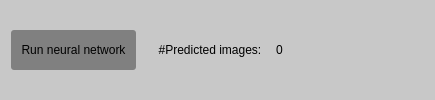
                   <widget class="QFrame" name="frame_32">
                    <property name="styleSheet">
                     <string notr="true">background-color: rgb(200,200,200);
border:none; 
border-radius:3px;</string>
                    </property>
                    <property name="frameShape">
                     <enum>QFrame::NoFrame</enum>
                    </property>
                    <property name="frameShadow">
                     <enum>QFrame::Raised</enum>
                    </property>
                    <layout class="QGridLayout" name="gridLayout_12">
                     <item row="0" column="1">
                      <widget class="QLabel" name="label_img_prefix_4">
                       <property name="styleSheet">
                        <string notr="true"/>
                       </property>
                       <property name="text">
                        <string>     #Predicted images:  </string>
                       </property>
                      </widget>
                     </item>
                     <item row="0" column="0">
                      <widget class="QPushButton" name="pushButton_17">
                       <property name="sizePolicy">
                        <sizepolicy hsizetype="Preferred" vsizetype="Fixed">
                         <horstretch>0</horstretch>
                         <verstretch>0</verstretch>
                        </sizepolicy>
                       </property>
                       <property name="minimumSize">
                        <size>
                         <width>0</width>
                         <height>40</height>
                        </size>
                       </property>
                       <property name="styleSheet">
                        <string notr="true">background-color:gray; padding:10;</string>
                       </property>
                       <property name="text">
                        <string>Run neural network</string>
                       </property>
                      </widget>
                     </item>
                     <item row="0" column="3">
                      <widget class="QLineEdit" name="lineEdit_img_prefix_5">
                       <property name="minimumSize">
                        <size>
                         <width>150</width>
                         <height>40</height>
                        </size>
                       </property>
                       <property name="maximumSize">
                        <size>
                         <width>16777215</width>
                         <height>40</height>
                        </size>
                       </property>
                       <property name="text">
                        <string>0</string>
                       </property>
                       <property name="placeholderText">
                        <string>Prefix to select images...</string>
                       </property>
                      </widget>
                     </item>
                    </layout>
                   </widget>
